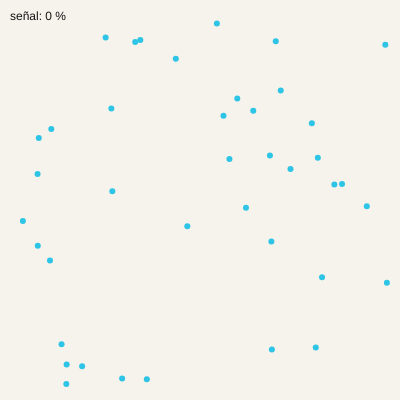
Frame 1 (no input)
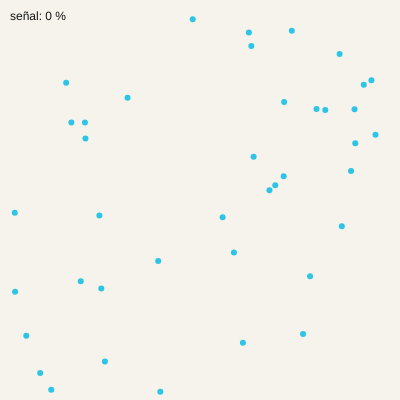
Frame 60 (no input)
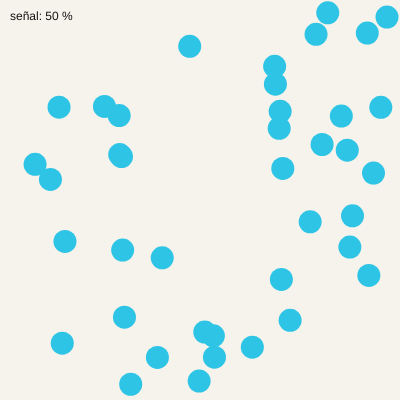
Frame 120 (the mouse pressed at the canvas centre since frame 60)

The p5.js sketch that drew these frames (run headless with seeded random() and noise() and a simulated clock; from frame 60 on, the mouse is pressed at the canvas centre):

// p5.js sketch
// ── sketch.js
// Unidad 3 · Clase 1 · La señal
// El enjambre de la Unidad 2, con una novedad: una función que entrega
// un número entre 0 y 1 que el resto del programa no inventa.

let enjambre = [];
let cantidad = 40;
let diametro = 14;
let limiteVelocidad = 2;

// NUEVO: de dónde viene la señal. Prueba "mouse" y "ruido".
let fuente = "mouse";

// -----------------------------------------
// LA SEÑAL
// No recibe nada y devuelve un número entre 0 y 1.
// Es la única función que sabe de dónde viene el dato.
// -----------------------------------------

function leerSenal() {
  if (fuente === "mouse") {
    return mouseX / width; // ojo: saca el mouse del lienzo y mira el valor
  }
  if (fuente === "ruido") {
    return noise(frameCount * 0.01);
  }
  return 0;
}

// -----------------------------------------
// EL ENJAMBRE (igual que en la Unidad 2)
// -----------------------------------------

function crearEnjambre() {
  for (let i = 0; i < cantidad; i++) {
    enjambre.push({
      x: random(diametro, width - diametro),
      y: random(diametro, height - diametro),
      vx: random(-limiteVelocidad, limiteVelocidad),
      vy: random(-limiteVelocidad, limiteVelocidad),
    });
  }
}

function mover(a) {
  a.x += a.vx;
  a.y += a.vy;
}

function aplicarBorde(a) {
  if (a.x < diametro / 2 || a.x > width - diametro / 2) {
    a.vx *= -1;
    a.x = constrain(a.x, diametro / 2, width - diametro / 2);
  }
  if (a.y < diametro / 2 || a.y > height - diametro / 2) {
    a.vy *= -1;
    a.y = constrain(a.y, diametro / 2, height - diametro / 2);
  }
}

// La señal llega como parámetro: mostrar() no sabe de dónde viene.
function mostrar(a, s) {
  let d = map(s, 0, 1, 6, 40);
  noStroke();
  fill(46, 196, 230);
  circle(a.x, a.y, d);
}

// -----------------------------------------
// P5
// -----------------------------------------

function setup() {
  createCanvas(400, 400);
  crearEnjambre();
}

function draw() {
  background(245, 243, 235);

  let s = leerSenal();

  for (let a of enjambre) {
    mover(a);
    aplicarBorde(a);
    mostrar(a, s);
  }

  // Para revisar: el valor que está llegando
  fill(20);
  text("señal: " + round(s * 100) + " %", 10, 20);
}
